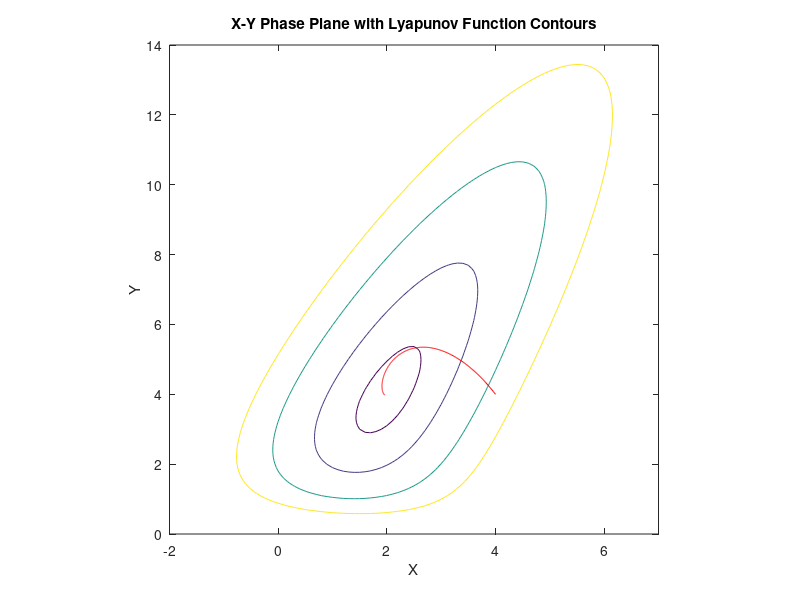

The MATLAB script that drew this image:
%Plots Contours of Lyapunov function for divisive feedback network
clear all;
whitebg('w');
XX = -2:0.1:7;
YY = 0:0.1:14;
[X, Y] = meshgrid(XX, YY);
U = (1/2)*(-X + 10./(1+Y)).^2 + (1/2)*(-Y + 2*X).^2;

DX = zeros(1, 200);
DY = zeros(1, 200);

%**********initial conditions
DX(1) = 4;
DY(1) = 4;
%**********

for T = 2:400;  %Simple Euler's method simulation of a trajectory
	DX(T) = DX(T-1) + 0.01*(-DX(T-1) + 10/(1 + DY(T-1)));
	DY(T) = DY(T-1) + 0.01*(-DY(T-1) + 2*DX(T-1));
end;	
figure(1), contour(XX, YY, U, [0.5, 3, 8, 14.54]); axis square;
hold on;
plot(DX, DY, 'r-'); 
xlabel('X'); ylabel('Y');
title('X-Y Phase Plane with Lyapunov Function Contours');
hold off;
